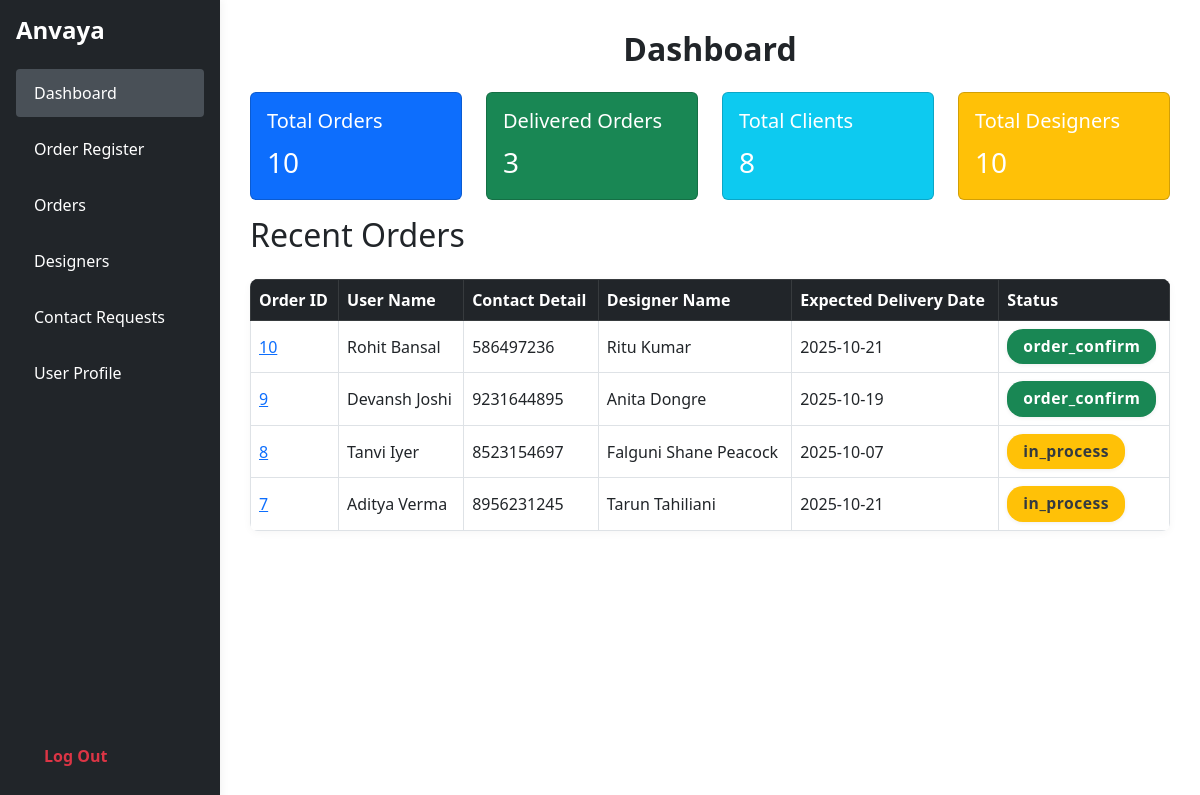
The app's page /admin/php/dashboard.php (signed in), older data.
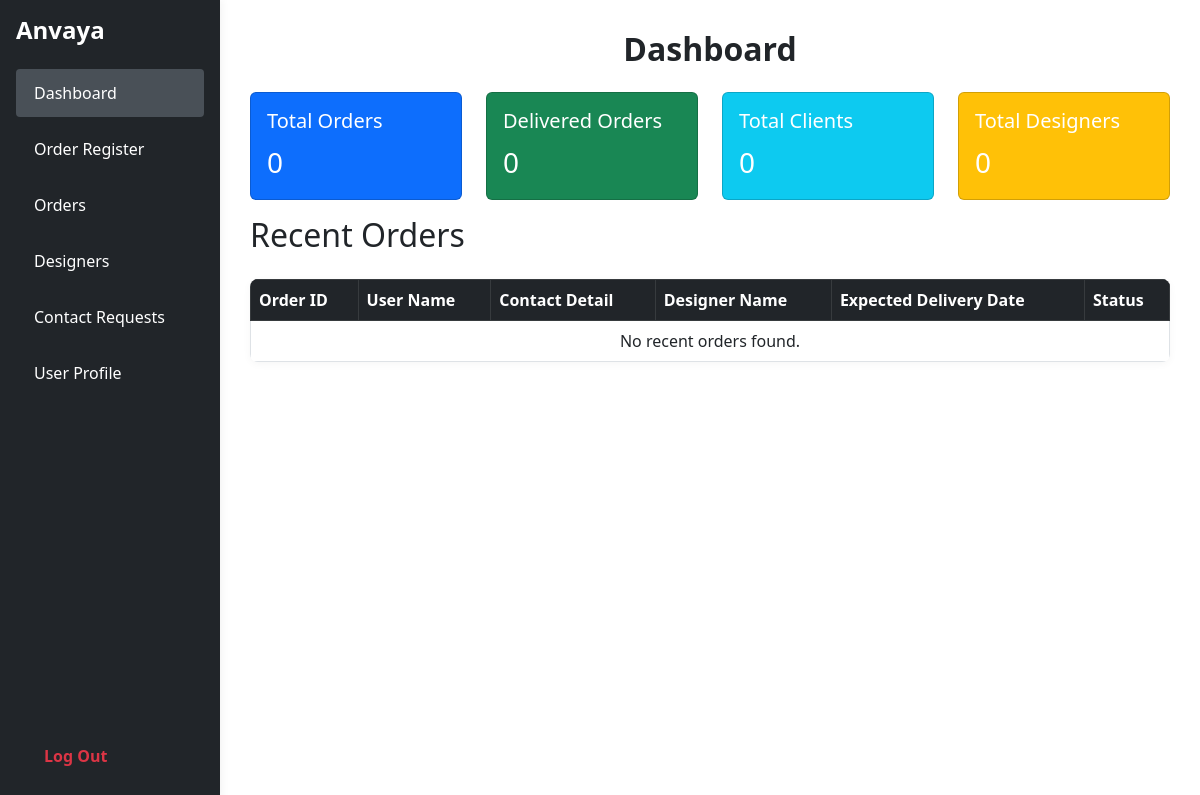
The same page, newer data.
### tables this page shows
CREATE TABLE `orders` (
  `order_id` int(11) NOT NULL,
  `user_id` int(11) DEFAULT NULL,
  `preference_id` int(11) DEFAULT NULL,
  `designer_id` int(11) DEFAULT NULL,
  `delivery_address` text DEFAULT NULL,
  `status` enum('order_received','order_confirm','in_process','out_for_delivery','delivered','approve','reject') DEFAULT 'order_received',
  `final_style_desc` text DEFAULT NULL,
  `measurement` text DEFAULT NULL,
  `final_price` decimal(10,2) DEFAULT NULL,
  `delivery_date` date DEFAULT NULL,
  `created_at` timestamp NOT NULL DEFAULT current_timestamp()
);

CREATE TABLE `users` (
  `user_id` int(11) NOT NULL,
  `first_name` varchar(50) DEFAULT NULL,
  `last_name` varchar(50) DEFAULT NULL,
  `email` varchar(100) NOT NULL,
  `phone` varchar(20) DEFAULT NULL,
  `password_hash` varchar(255) NOT NULL,
  `created_at` timestamp NOT NULL DEFAULT current_timestamp()
);

CREATE TABLE `designers` (
  `designer_id` int(11) NOT NULL,
  `designer_name` varchar(100) DEFAULT NULL,
  `username` varchar(50) DEFAULT NULL,
  `password_hash` varchar(255) NOT NULL,
  `phone` varchar(20) DEFAULT NULL,
  `email` varchar(100) DEFAULT NULL,
  `created_at` timestamp NOT NULL DEFAULT current_timestamp()
);

### admin/php/dashboard.php (the view, shortened to what this page needs)
<?php
include 'db.php';
?>
<!DOCTYPE html>
<html lang="en">
<head>
  <link rel="stylesheet" href="../css/order_register.css">
  <link href="https://cdn.jsdelivr.net/npm/bootstrap@5.3.0/dist/css/bootstrap.min.css" rel="stylesheet">
</head>
<body>
  <div class="admin-layout d-flex">
    <nav class="sidebar bg-dark text-white p-3" style="min-width:220px;min-height:100vh;">
      <h4 class="mb-4">Anvaya</h4>
      <ul class="nav flex-column">
        <li class="nav-item mb-2"><a class="nav-link text-white active" href="dashboard.php">Dashboard</a></li>
        <li class="nav-item mb-2"><a class="nav-link text-white" href="order_register.php">Order Register</a></li>
        <li class="nav-item mb-2"><a class="nav-link text-white" href="order_page.php">Orders</a></li>
        <li class="nav-item mb-2"><a class="nav-link text-white " href="designer_page.php">Designers</a></li>
        <li class="nav-item mb-2"><a class="nav-link text-white" href="contact_requests.php">Contact Requests</a></li>
        <li class="nav-item mb-2"><a class="nav-link text-white" href="user_profile.php">User Profile</a></li>
        <li class="nav-item logout mt-4"><a class="nav-link text-danger fw-bold" href="logout.php">Log Out</a></li>
      </ul>
    </nav>
    <div class="container main-content">
      <h2 class="mb-4 fw-bold text-center">Dashboard</h2>
      <?php
      $totalOrders = $conn->query("SELECT COUNT(*) FROM orders")->fetch_row()[0];
      $completedOrders = $conn->query("SELECT COUNT(*) FROM orders WHERE status='delivered'")->fetch_row()[0];
      $totalClients = $conn->query("SELECT COUNT(*) FROM users")->fetch_row()[0];
      $totalDesigners = $conn->query("SELECT COUNT(*) FROM designers")->fetch_row()[0];
      ?>
      <div class="row">
        <div class="col-md-3">
          <div class="card text-white bg-primary mb-3">
            <div class="card-body">
              <h5 class="card-title">Total Orders</h5>
              <p class="card-text fs-3" id="totalOrders"><?php echo $totalOrders; ?></p>
            </div>
          </div>
        </div>
        <div class="col-md-3">
          <div class="card text-white bg-success mb-3">
            <div class="card-body">
              <h5 class="card-title">Delivered Orders</h5>
              <p class="card-text fs-3" id="completedOrders"><?php echo $completedOrders; ?></p>
            </div>
          </div>
        </div>
        <div class="col-md-3">
          <div class="card text-white bg-info mb-3">
            <div class="card-body">
              <h5 class="card-title">Total Clients</h5>
              <p class="card-text fs-3" id="totalClients"><?php echo $totalClients; ?></p>
            </div>
          </div>
        </div>
        <div class="col-md-3">
          <div class="card text-white bg-warning mb-3">
            <div class="card-body">
              <h5 class="card-title">Total Designers</h5>
              <p class="card-text fs-3" id="totalDesigners"><?php echo $totalDesigners; ?></p>
            </div>
          </div>
        </div>
      </div>
      <h2 class="mb-4">Recent Orders</h2>
      <table class="table table-bordered align-middle">
        <thead class="table-dark">
          <tr>
            <th>Order ID</th>
            <th>User Name</th>
            <th>Contact Detail</th>
            <th>Designer Name</th>
            <th>Expected Delivery Date</th>
            <th>Status</th>
          </tr>
        </thead>
        <tbody>
          <?php
          $validStatuses = [
            'order_confirm',
            'in_process',
            'out_for_delivery',
            'delivered',
            'approve',
            'reject'
          ];
          $statusList = "'" . implode("','", $validStatuses) . "'";
          $recentOrders = $conn->query("SELECT o.order_id, u.first_name, u.last_name, u.phone, d.designer_name, o.delivery_date, o.status FROM orders o LEFT JOIN users u ON o.user_id = u.user_id LEFT JOIN designers d ON o.designer_id = d.designer_id WHERE o.status IN ($statusList) ORDER BY o.order_id DESC LIMIT 4");
          if ($recentOrders && $recentOrders->num_rows > 0) {
            while ($row = $recentOrders->fetch_assoc()) {
              echo '<tr>';
              echo '<td><a href="order_page.php" class="text-primary text-decoration-underline">' . htmlspecialchars($row['order_id']) . '</a></td>';
              echo '<td>' . htmlspecialchars($row['first_name'] . ' ' . $row['last_name']) . '</td>';
              echo '<td>' . htmlspecialchars($row['phone']) . '</td>';
              echo '<td>' . htmlspecialchars($row['designer_name']) . '</td>';
              echo '<td>' . htmlspecialchars($row['delivery_date']) . '</td>';
              $statusClass = '';
              switch (strtolower($row['status'])) {
                case 'in_process':
                  $statusClass = 'process';
                  break;
                case 'order_confirm':
                  $statusClass = 'confirmed';
                  break;
              }
              echo '<td><span class="order-status-badge ' . $statusClass . '">' . htmlspecialchars($row['status']) . '</span></td>';
              echo '</tr>';
            }
          } else {
            echo '<tr><td colspan="6" class="text-center">No recent orders found.</td></tr>';
          }
          ?>
        </tbody>
      </table>
    </div>
  </div>
</body>
</html>

### admin/css/order_register.css (style rules this page uses)
.container { margin: 30px !important; padding-left: 0 !important; padding-right: 0 !important; max-width: 100vw !important; }
body { background: #f8f9fa; }
.admin-layout { min-height: 100vh; }
.sidebar { min-width: 220px; background: #343a40; color: #fff; box-shadow: 2px 0 8px rgba(0,0,0,0.05); position: sticky; top: 0; height: 100vh; }
.sidebar h4 { font-weight: 600; margin-bottom: 2rem; }
.sidebar .nav-link { color: #fff; font-size: 1rem; padding: 12px 18px; border-radius: 4px; transition: background 0.2s; }
.sidebar .nav-link.active, .sidebar .nav-link:hover { background: #495057; color: #fff; }
.logout { position: absolute; bottom: 20px; font-weight: 600; width: calc(100% - 40px); margin-left: 10px; font-size: 3rem; font-weight: 600; }
.container { background: transparent; border-radius: 8px; box-shadow: none; padding: 0; width: 100vw; max-width: 100vw; margin-left: 0; margin-right: 0; }
table.table { background: #fff; border-radius: 8px; overflow: hidden; box-shadow: 0 2px 8px rgba(0,0,0,0.04); }
table th, table td { vertical-align: middle !important; }
.order-status-badge { display: inline-block; padding: 6px 16px; border-radius: 16px; font-weight: 600; font-size: 0.98rem; color: #fff; background: #6c757d; letter-spacing: 0.5px; box-shadow: 0 1px 4px rgba(0,0,0,0.07); }
.order-status-badge.confirmed { background: #198754; }
.order-status-badge.process { background: #ffc107; color: #343a40; }

Row changes from the older to the newer data that the page shows:
removed orders: order_id "10", user.last_name "Rohit Bansal", user.phone "586497236", designer.designer_name "Ritu Kumar", delivery_date "2025-10-21", status "order_confirm"
removed orders: order_id "9", user.last_name "Devansh Joshi", user.phone "9231644895", designer.designer_name "Anita Dongre", delivery_date "2025-10-19", status "order_confirm"
removed orders: order_id "8", user.last_name "Tanvi Iyer", user.phone "8523154697", designer.designer_name "Falguni Shane Peacock", delivery_date "2025-10-07", status "in_process"
removed orders: order_id "7", user.last_name "Aditya Verma", user.phone "8956231245", designer.designer_name "Tarun Tahiliani", delivery_date "2025-10-21", status "in_process"
Text that changed along with them:
$totalOrders: "10" → "0"
$completedOrders: "3" → "0"
$totalClients: "8" → "0"
$totalDesigners: "10" → "0"
text now shown: "No recent orders found."
